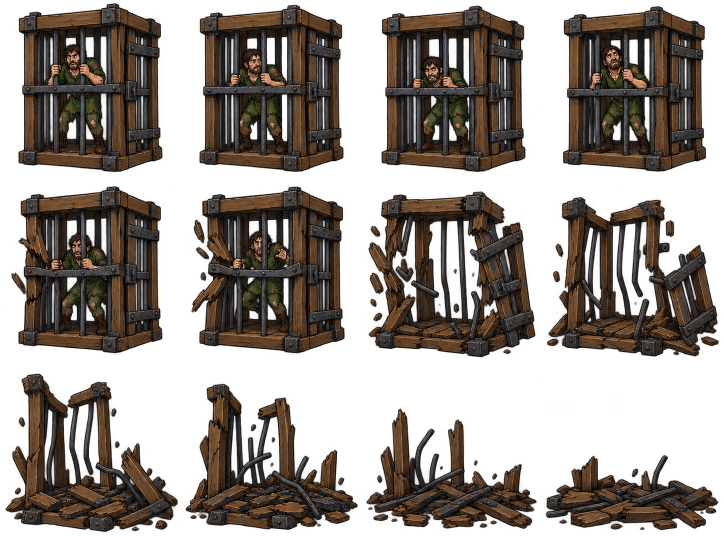
#> input picture source-art/cage-v158/cage-raw.png, 1448 x 1086 px, found by its file name (shown at 1/2 size)
$ python normalize_cage_v158.py
#> lines starting #> are read from the running program, lines starting #| are printed output that depends on the picture
from PIL import Image
from pathlib import Path
import shutil
raw=Path('source-art/cage-v158/cage-raw.png')
im=Image.open(raw).convert('RGBA'); w,h=im.size
#> further down, im is the input picture: PIL image 1448x1086 RGBA; mean R, G, B, A 34.1, 25.7, 19.1, 124.4
#> after `w, h = im.size`: w = 1448; h = 1086
scale=440/(w/4)
#> scale = 1.22
for i in range(12):
 x=i%4;y=i//4
 tile=im.crop((round(x*w/4),round(y*h/3),round((x+1)*w/4),round((y+1)*h/3)))
 # Common scale; fixed slot center and floor, preserving relative motion.
 tile=tile.resize((round(tile.width*scale),round(tile.height*scale)),Image.Resampling.LANCZOS)
 frame=Image.new('RGBA',(512,512));frame.alpha_composite(tile,((512-tile.width)//2,480-tile.height))
 frame.save(f'dist/assets/items/prison-cage-{i:02}.png')
#> this loop made 12 passes
#> pass 1, `tile=im.crop((round(x*w/4),round(y*h/3),round((x+1)*w/4),round((y+1)*h..`:
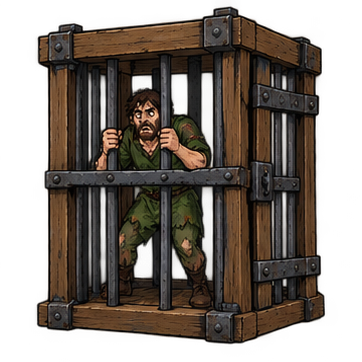
#> tile: PIL image 362x362 RGBA; mean R, G, B, A 41.6, 32.4, 24.7, 151.8; transparent parts drawn white
#> pass 1, `tile=tile.resize((round(tile.width*scale),round(tile.height*scale)),Im..`:
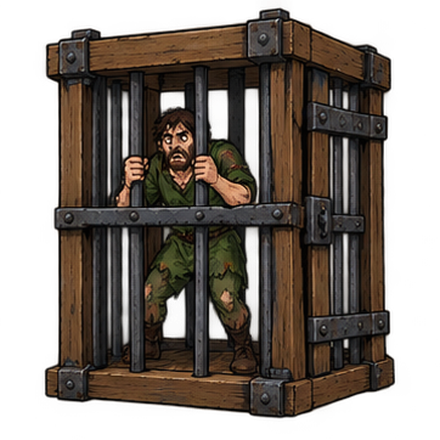
#> tile: PIL image 440x440 RGBA; mean R, G, B, A 41.3, 32.1, 24.5, 151.8; transparent parts drawn white
#> pass 1, `frame.save(f'dist/assets/items/prison-cage-{i:02}.png')`:
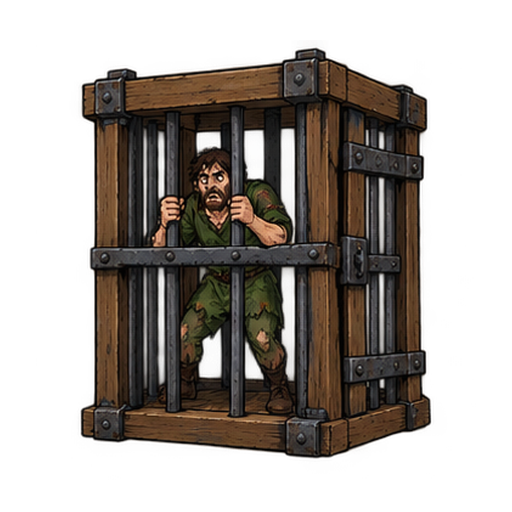
#> saved as prison-cage-00.png: PIL image 512x512 RGBA; mean R, G, B, A 30.5, 23.7, 18.1, 112.1; transparent parts drawn white
#> after the loop:
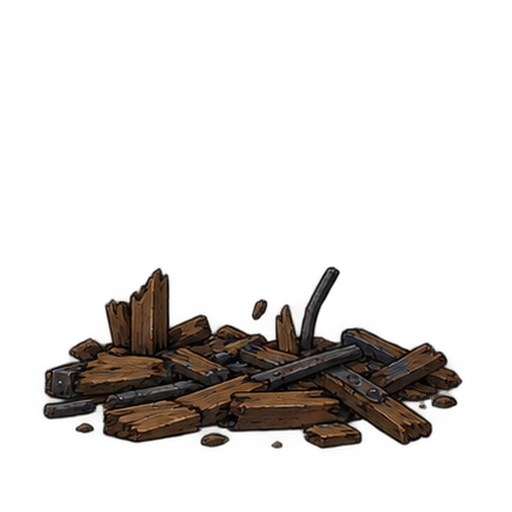
#> frame: PIL image 512x512 RGBA; mean R, G, B, A 11.4, 8.2, 5.9, 41; transparent parts drawn white
#> after the loop:
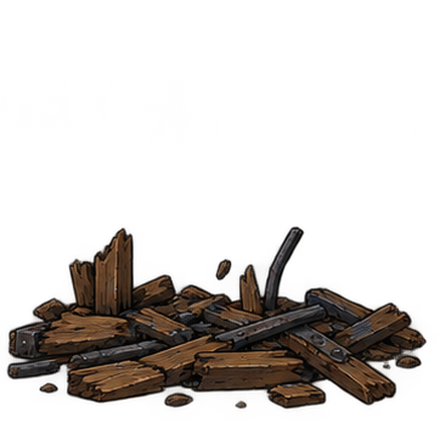
#> tile: PIL image 440x440 RGBA; mean R, G, B, A 15.4, 11.1, 8, 55.5; transparent parts drawn white
print('12 transparent cage frames; shared scale, floor480/512')
